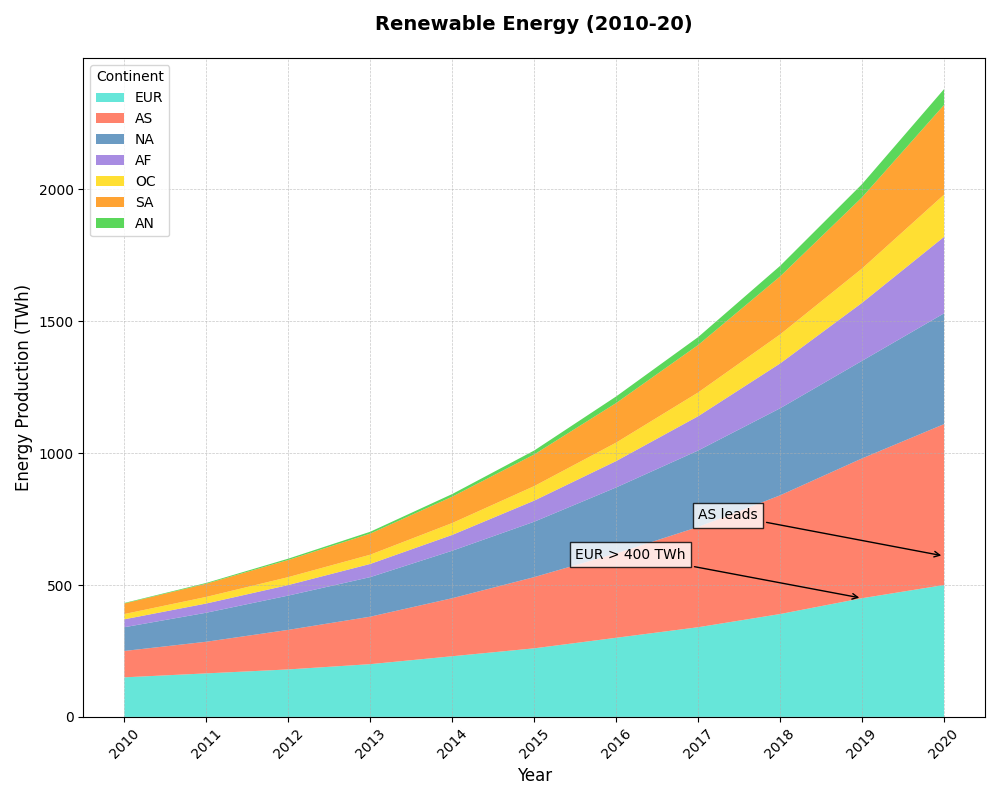

This chart was generated by the following Python code:
import matplotlib.pyplot as plt
import numpy as np

years = np.arange(2010, 2021)
europe_renewables = np.array([150, 165, 180, 200, 230, 260, 300, 340, 390, 450, 500])
asia_renewables = np.array([100, 120, 150, 180, 220, 270, 320, 380, 450, 530, 610])
north_america_renewables = np.array([90, 110, 130, 150, 180, 210, 250, 290, 330, 370, 420])
africa_renewables = np.array([30, 35, 40, 50, 60, 80, 100, 130, 170, 220, 290])
oceania_renewables = np.array([20, 25, 30, 35, 45, 55, 70, 90, 110, 130, 160])
south_america_renewables = np.array([40, 50, 65, 80, 100, 120, 150, 180, 220, 270, 340])
antarctica_renewables = np.array([2, 3, 5, 7, 10, 15, 25, 30, 40, 50, 60])

# Shuffled colors
shuffled_colors = ['#40E0D0', '#FF6347', '#4682B4', '#9370DB', '#FFD700', '#FF8C00', '#32CD32']

fig, ax = plt.subplots(figsize=(10, 8))

ax.stackplot(years, europe_renewables, asia_renewables, north_america_renewables,
             africa_renewables, oceania_renewables, south_america_renewables, antarctica_renewables,
             labels=['EUR', 'AS', 'NA', 'AF', 'OC', 'SA', 'AN'],
             colors=shuffled_colors, alpha=0.8)

ax.set_title('Renewable Energy (2010-20)', fontsize=14, fontweight='bold', pad=20)
ax.set_xlabel('Year', fontsize=12)
ax.set_ylabel('Energy Production (TWh)', fontsize=12)
ax.legend(loc='upper left', title='Continent')
ax.grid(True, linestyle='--', linewidth=0.5, alpha=0.7)

ax.annotate('EUR > 400 TWh', xy=(2019, 450), xytext=(2015.5, 600),
            arrowprops=dict(arrowstyle='->', color='black'), color='black', fontsize=10, bbox=dict(facecolor='white', alpha=0.8))

ax.annotate('AS leads', xy=(2020, 610), xytext=(2017, 750),
            arrowprops=dict(arrowstyle='->', color='black'), color='black', fontsize=10, bbox=dict(facecolor='white', alpha=0.8))

plt.xticks(years, rotation=45)
plt.tight_layout()
plt.show()
